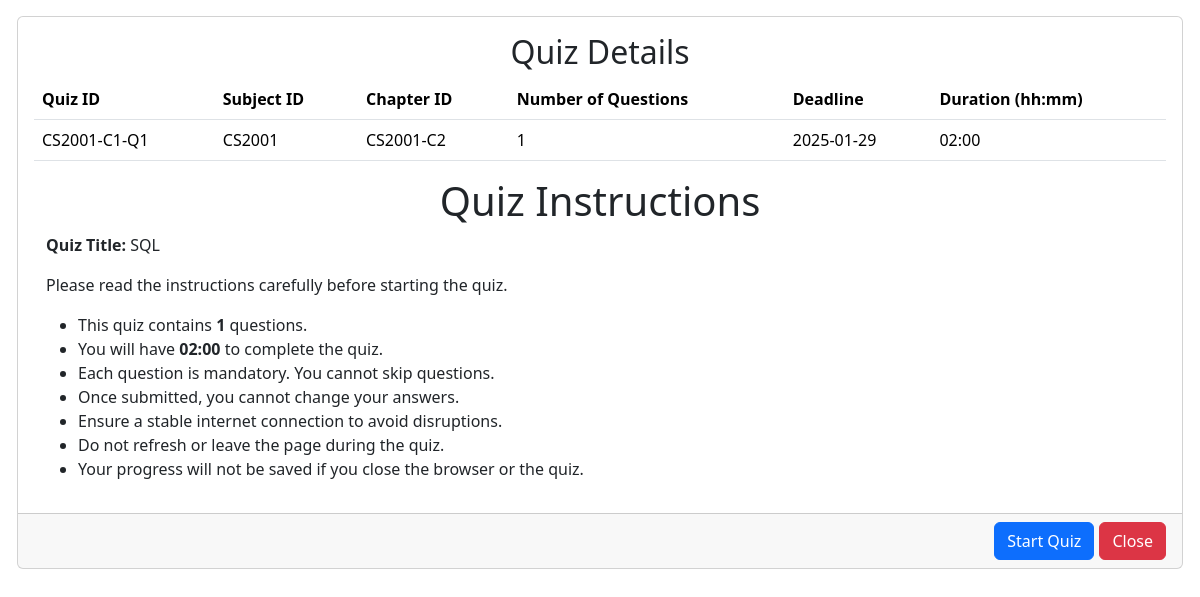
The app's page /view_quiz/CS2001-C1-Q1/2, older data.
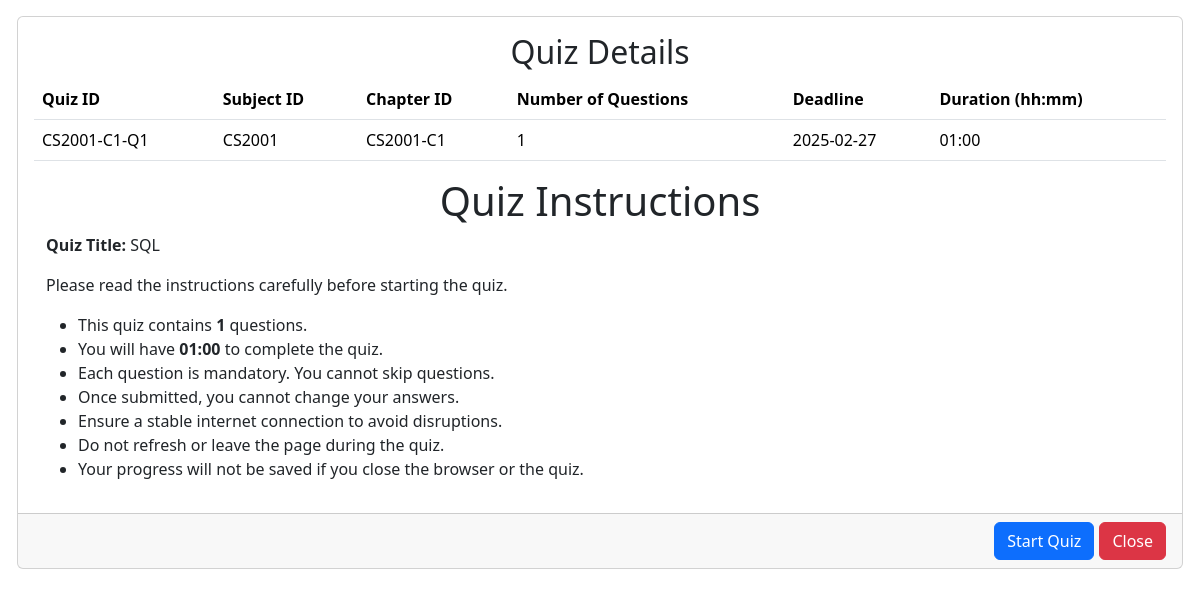
The same page, newer data.
### model.py (models this page shows)
class Chapters(db.Model):
    id = db.Column(db.String(50),primary_key=True)
    name = db.Column(db.String(100), unique=True, nullable=False)
    desc = db.Column(db.String(256),unique=False ,nullable=False)
    subject_id = db.Column(db.String, db.ForeignKey('subject.id'), nullable=False)
    subject_info = db.relationship('Subject' ,back_populates='chapters')
    exams = db.relationship('Quiz', back_populates='chapter')

class Quiz(db.Model):
    id = db.Column(db.String(50), primary_key=True)
    chapter_id = db.Column(db.String(50), db.ForeignKey("chapters.id"), nullable=False)
    quiz_date = db.Column(db.DateTime, nullable=False)
    duration = db.Column(db.String(10), nullable=False)
    remarks = db.Column(db.String(200), nullable=True)
    scores = db.relationship('Scores', back_populates='exam')
    questions = db.relationship('Question', back_populates='exam')
    chapter = db.relationship('Chapters', back_populates='exams')

### app.py (the view)
@app.route('/view_quiz/<string:quiz_id>/<int:user_id>', methods=['GET', 'POST'])
def view_quiz(quiz_id, user_id):
    quiz = Quiz.query.get(quiz_id)
    user = User.query.get(user_id)
    questions=Question.query.filter_by(quiz_id=quiz_id).all()
    if not quiz or not user:
        return "Quiz or User not found", 404
    if request.method == 'POST':
        return redirect(url_for('exam', quiz_id=quiz_id, user_id=user_id))
    return render_template('quiz_display.html', quiz=quiz, user=user ,questions=questions)

### templates/quiz_display.html (shortened to what this page needs)
<!DOCTYPE html>
<html>
<head>
    <link href="https://cdn.jsdelivr.net/npm/bootstrap@5.3.3/dist/css/bootstrap.min.css" rel="stylesheet">
</head>
<body>
<div class="row mt-3" style="margin-left: 5px;margin-right: 5px;">
    <div class="col">
        <div class="card">
            <div class="card-body">
                <h2 class="card-title" style="text-align: center;">Quiz Details</h2>
                <table class="table table-hover">
                    <thead>
                        <tr>
                            <th>Quiz ID</th>
                            <th>Subject ID</th>
                            <th>Chapter ID</th>
                            <th>Number of Questions</th>
                            <th>Deadline</th>
                            <th>Duration (hh:mm)</th>
                        </tr>
                    </thead>
                    <tbody>
                        <tr>
                            <td>{{ quiz.id }}</td>
                            <td>{{ quiz.chapter.subject_id }}</td>
                            <td>{{ quiz.chapter.id }}</td>
                            <td>{{ questions|length }}</td>
                            <td>{{ quiz.quiz_date.strftime('%Y-%m-%d') }}</td>
                            <td>{{ quiz.duration }}</td>
                        </tr>
                    </tbody>
                </table>
                <div class="container">
                    <h1 style="text-align: center;">Quiz Instructions</h1>
                    <p><strong>Quiz Title: </strong>{{ quiz.chapter.name }}</p>
                    <p>Please read the instructions carefully before starting the quiz.</p>
                    <ul>
                        <li>This quiz contains <strong>{{ questions | length }}</strong> questions.</li>
                        <li>You will have <strong>{{ quiz.duration }}</strong> to complete the quiz.</li>
                        <li>Each question is mandatory. You cannot skip questions.</li>
                        <li>Once submitted, you cannot change your answers.</li>
                        <li>Ensure a stable internet connection to avoid disruptions.</li>
                        <li>Do not refresh or leave the page during the quiz.</li>
                        <li>Your progress will not be saved if you close the browser or the quiz.</li>
                    </ul>
                </div>
            </div>
            <div class="card-footer">
                <div class="d-flex flex-row-reverse">
                    <button onclick="window.history.back()" class="btn btn-danger" style="margin-left: 5px;">Close</button>
                    <a href="{{ url_for('exam', quiz_id=quiz.id , user_id=user.id) }}" class="btn btn-primary">Start Quiz</a>
                  </div>
            </div>
        </div>
    </div>
</div>
</body>
</html>

Row changes from the older to the newer data that the page shows:
removed Chapters: chapter.subject_id "CS2001", chapter.id "CS2001-C2", chapter.name "SQL"
changed Quiz "CS2001-C1-Q1": quiz_date "2025-01-29" → "2025-02-27"; duration "02:00" → "01:00"
added Chapters: chapter.subject_id "CS2001", chapter.id "CS2001-C1", chapter.name "SQL"
